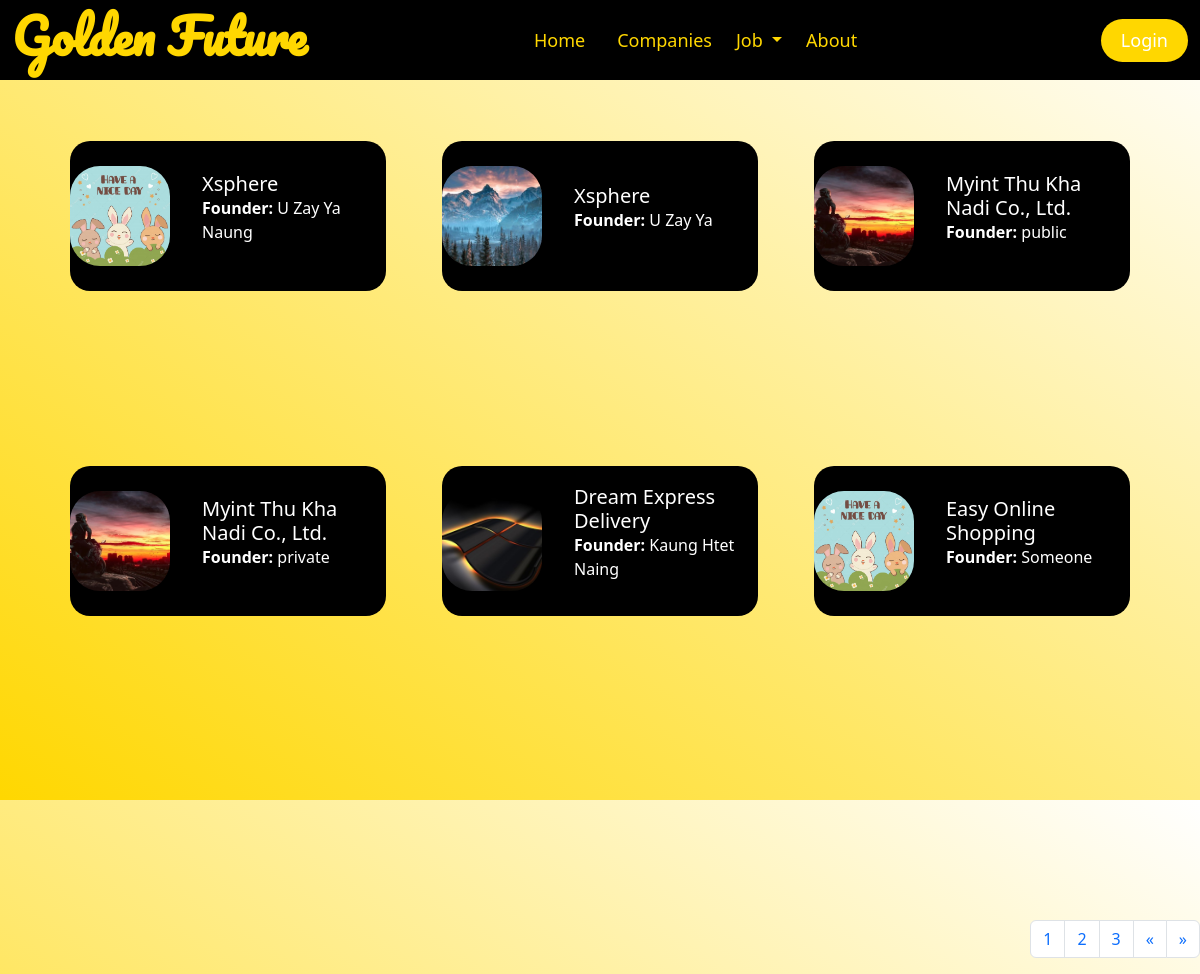
/dcompany.php, run on the app's committed database.
### tables this page shows
CREATE TABLE `company_info` (
  `company_id` int(100) NOT NULL,
  `company_name` varchar(200) NOT NULL,
  `company_img` blob NOT NULL,
  `founder` varchar(200) NOT NULL,
  `location` varchar(255) NOT NULL,
  `facebook_link` varchar(255) NOT NULL
);

### dcompany.php (the view, shortened to what this page needs)
<?php include("header.php") ?>
<div class="container" style="height:900px;">
    <div class="row">
        <?php
        $servername = "localhost";
        $username = "root";
        $password = "";
        $dbname = "jobsearch";
        $conn = new mysqli($servername, $username, $password, $dbname);
        $sql = "SELECT * FROM company_info";
        $result = $conn->query($sql);
        $columnCount = 0;
        $rowCount = 1;
        while ($row = $result->fetch_assoc()) {
            echo '
            <div class="col-md-4">
                <a href="displaycompany.php?company_id=' . $row['company_id'] . '" style="text-decoration: none; color: inherit;">
                    <div class="company-card">
                        <img src="' . $row['company_img'] . '" class="company-img" alt="Company Image">
                        <div class="company-details">
                            <h5 class="card-title">' . $row['company_name'] . '</h5>
                            <p><strong>Founder:</strong> ' . $row['founder'] . '</p>
                        </div>
                    </div>
                </a>
            </div>';
            $columnCount++;
            if ($columnCount == 3) {
                $columnCount = 0;
                $rowCount++;
                if ($rowCount > 2) {
                    break;
                }
                echo '</div><div class="row">';
            }
        }
        echo '</div>';
        ?>
    </div>
<div class="pagination-container">
    <ul class="pagination">
        <li class="page-item"><a class="page-link" href="#">1</a></li>
        <li class="page-item"><a class="page-link" href="#">2</a></li>
        <li class="page-item"><a class="page-link" href="#">3</a></li>
        <li class="page-item">
            <a class="page-link" href="#" aria-label="Previous">
                <span aria-hidden="true">&laquo;</span>
            </a>
        </li>
        <li class="page-item">
            <a class="page-link" href="#" aria-label="Next">
                <span aria-hidden="true">&raquo;</span>
            </a>
        </li>
    </ul>
</div>

### header.php (shortened to what this page needs)
<!DOCTYPE html>
<html lang="en">
<head>
  <link rel="stylesheet" href="header.css" type="text/css">
  <link href="https://cdn.jsdelivr.net/npm/bootstrap@5.3.2/dist/css/bootstrap.min.css" rel="stylesheet">
  <link rel="stylesheet" href="https://cdnjs.cloudflare.com/ajax/libs/font-awesome/6.5.1/css/all.min.css" />
</head>
<body>
  <nav class="navbar navbar-expand-lg fixed-top">
    <div class="container-fluid">
      <h1 class="navbar-brand me-auto" href="#">Golden Future</h1>
      <div class="offcanvas offcanvas-end" tabindex="-1" id="offcanvasNavbar" aria-labelledby="offcanvasNavbarLabel">
        <div class="offcanvas-body">
          <ul class="navbar-nav justify-content-center flex-grow-1 pe-3">
            <li class="nav-item">
              <a class="nav-link  mx-lg-2 " aria-current="page" href="home.php">Home</a>
            </li>
            <li class="nav-item">
              <a class="nav-link  mx-lg-2" href="dcompany.php">Companies</a>
            </li>
            <li class="nav-item dropdown">
              <a class="nav-link dropdown-toggle" href="#" id="navbarDropdown" role="button" data-bs-toggle="dropdown" aria-expanded="false">
              </a>
            </li><!DOCTYPE html>
<html lang="en">
<head>
<link href="https://cdn.jsdelivr.net/npm/bootstrap@5.3.2/dist/css/bootstrap.min.css" rel="stylesheet">
  <link rel="stylesheet" href="header.css" type="text/css">
</head>
<body>
  <nav class="navbar navbar-expand-lg fixed-top">
    <div class="container-fluid">
      <h1 class="navbar-brand me-auto" href="#">Golden Future</h1>
      <div class="offcanvas offcanvas-end" tabindex="-1" id="offcanvasNavbar" aria-labelledby="offcanvasNavbarLabel">
        <div class="offcanvas-body">
          <ul class="navbar-nav justify-content-center flex-grow-1 pe-3">
            <li class="nav-item">
              <a class="nav-link  mx-lg-2 " aria-current="page" href="home.php">Home</a>
            </li>
            <li class="nav-item">
              <a class="nav-link  mx-lg-2" href="testcompany.php">Companies</a>
            </li>
            <li class="nav-item dropdown">
              <a class="nav-link dropdown-toggle" href="#" id="navbarDropdown" role="button" data-bs-toggle="dropdown" aria-expanded="false">
                Job
              </a>
            </li>
            <li class="nav-item">
              <a class="nav-link mx-lg-2" href="about.php">About</a>
            </li>
          </ul>
        </div>
      </div>
      <a href="user_login.php" class="login-button">Login</a>
    </div>
  </nav>
</body>
</html>
            <li class="nav-item">
              <a class="nav-link mx-lg-2" href="about.php">About</a>
            </li>
          </ul>
        </div>
      </div>
      <a href="user_login.php" class="login-button">Login</a>
    </div>
  </nav>
</body>
</html>

### header.css (style rules this page uses)
body { width: 100%; height: 100vh!important; background: linear-gradient(to left bottom,white,gold); }
.navbar { width: 100%; height: 80px; background-color: black; }
.navbar-brand { color: gold!important; font-size: 3rem!important; font-weight: 700!important; font-family: 'Pacifico', cursive!important; }
.login-button { background-color: gold; color: #fff; font-size: 18px; font-weight: 500; padding: 8px 20px; border-radius: 50px; text-decoration: none; transition: 0.3s; }
.nav-link { color: gold!important; font-weight: 500!important; font-size: 18px!important; }
.nav-link::before { content:""; position: absolute; }
.row { width: inherit!important; height: 325px!important; }

### dcompany.php (style rules this page uses)
.container { width: 100%; height:900px!important; display: flex; flex-direction: column; justify-content: center; align-items: center; }
.company-card { background-color: black; color: white; max-width: 400px; height: 150px; margin: 1rem; display: flex; flex-direction: row; cursor: pointer; align-items: center; border-radius: 20px; }
.company-img { width: 100px; height: 100px; object-fit: cover; margin-right: 1rem; border-radius: 30px; }
.company-details { text-align: left; padding: 1rem; }
.pagination-container { display: flex; justify-content: flex-end; margin-top: 20px; }

### data on the page
company_info: company_img (picture), company_name "Xsphere", founder "U Zay Ya Naung"
company_info: company_img (picture), company_name "Xsphere", founder "U Zay Ya"
company_info: company_img (picture), company_name "Myint Thu Kha Nadi Co., Ltd.", founder "public"
company_info: company_img (picture), company_name "Myint Thu Kha Nadi Co., Ltd.", founder "private"
company_info: company_img (picture), company_name "Dream Express Delivery", founder "Kaung Htet Naing"
company_info: company_img (picture), company_name "Easy Online Shopping", founder "Someone"
